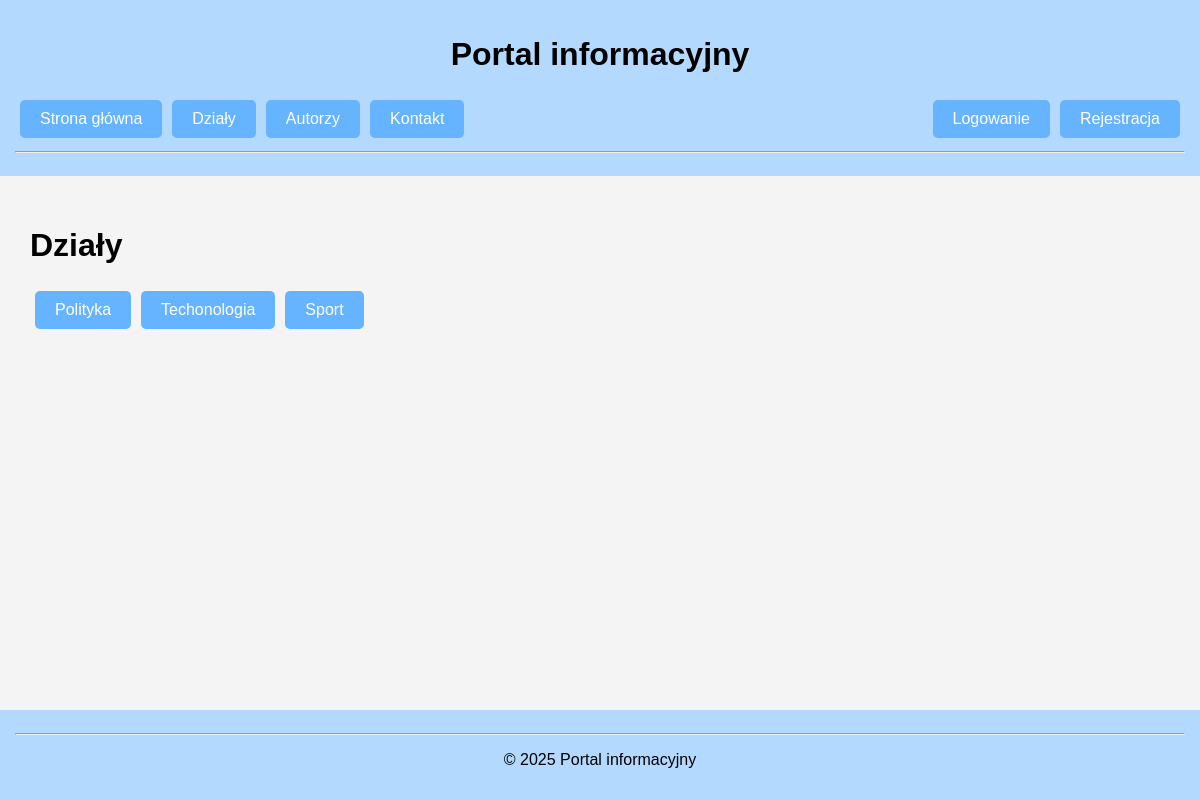
The page /dzialy.php on the database its author committed.
### tables this page shows
CREATE TABLE IF NOT EXISTS dzialy (
                        id INT AUTO_INCREMENT PRIMARY KEY,
                        nazwa VARCHAR(100) NOT NULL
);

### public/dzialy.php (the view, shortened to what this page needs)
<?php
require_once "../db/db.php";
$stmt = $pdo->query("SELECT d.id, d.nazwa FROM dzialy d");
$dzialy = $stmt->fetchAll();
?>
<?php include ("../includes/header.php");?>
    <h1>Działy</h1>
    <ul>
        <?php foreach($dzialy as $d):?>
            <li>
                <a href="dzial_artykuly.php?id=<?=$d['id']?>"><?=htmlspecialchars($d['nazwa']) ?></a>
            </li>
        <?php endforeach;?>
    </ul>
<?php include ("../includes/footer.php");?>

### public/style.css (style rules this page uses)
body { min-height: 100vh; font-family: Arial, sans-serif; background-color: #f4f4f4; margin: 0; padding: 0; }
body { display: flex; flex-direction: column; }
ul { display: flex; margin:0; padding: 0; }
li { width:fit-content; background-color: #66b3ff; padding: 10px 20px; margin: 5px; border-radius: 5px; list-style-type: none; transition: background-color 0.4s ease; }
a { color: #fff; text-decoration: none; }

### rows shown on the page
dzialy: nazwa "Polityka"
dzialy: nazwa "Techonologia"
dzialy: nazwa "Sport"
